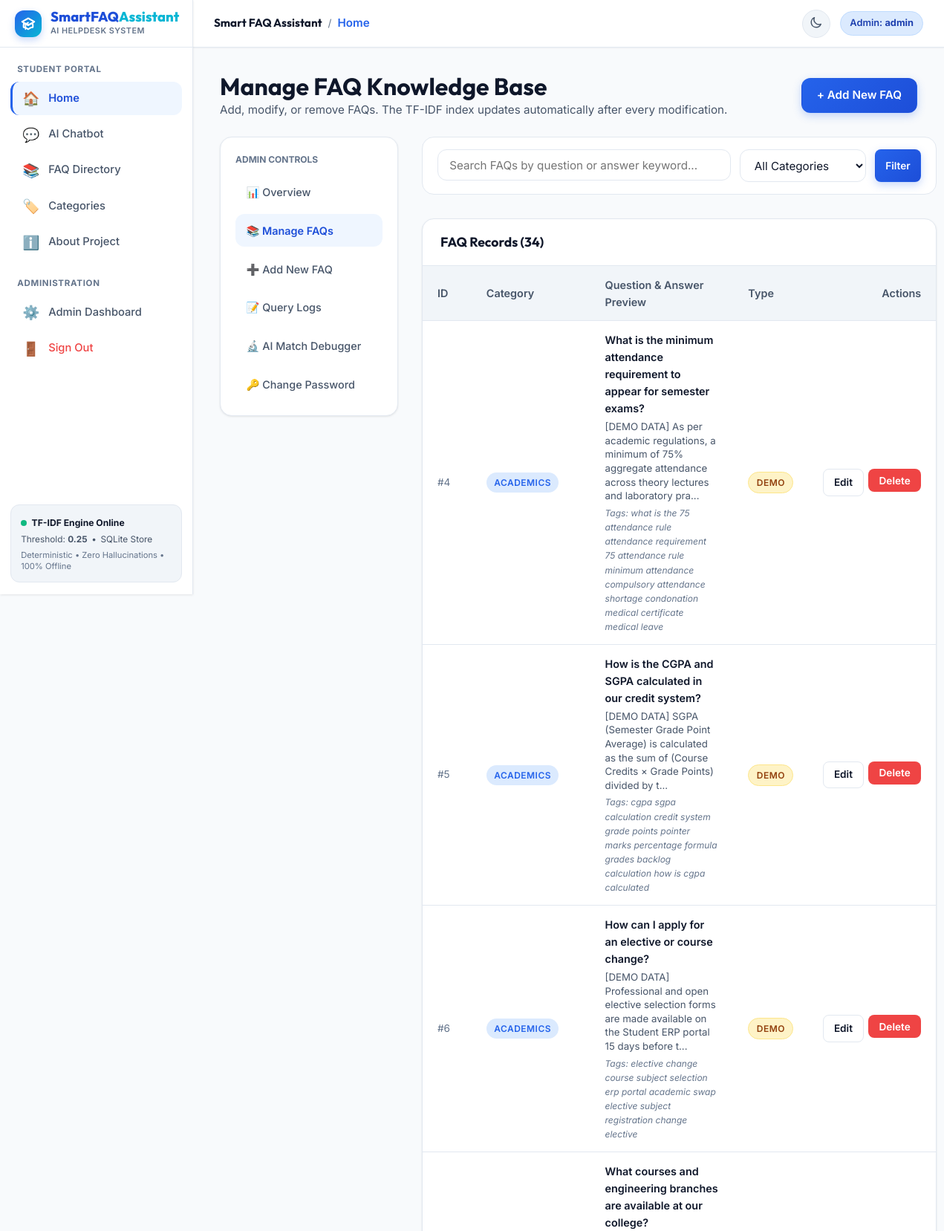
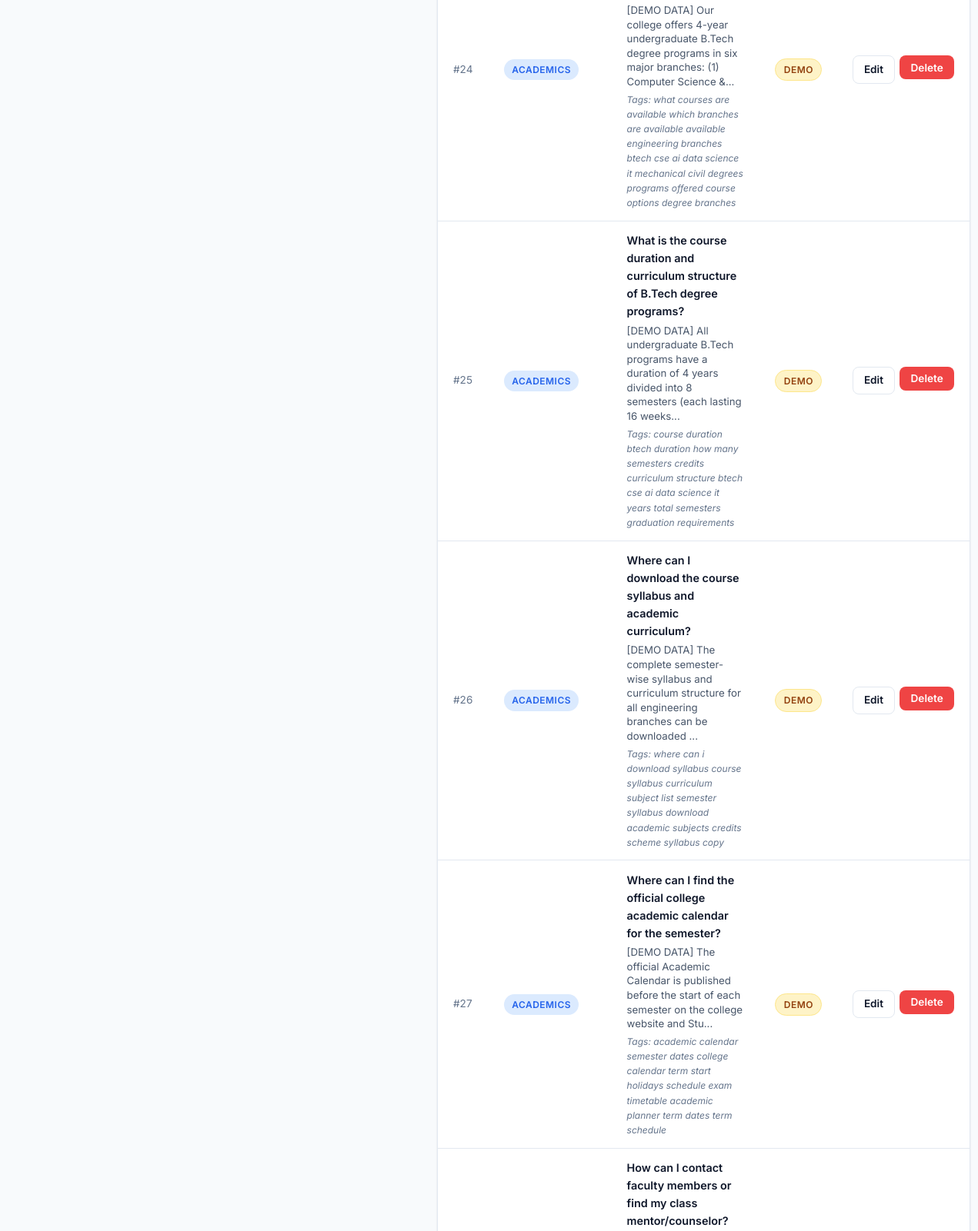
The app's page /admin/faqs (signed in, upper part) with its own data (2 pictures, top to bottom).
### tables this page shows
CREATE TABLE faqs (
            id INTEGER PRIMARY KEY AUTOINCREMENT,
            question TEXT NOT NULL,
            answer TEXT NOT NULL,
            category TEXT NOT NULL,
            keywords TEXT DEFAULT '',
            is_demo INTEGER DEFAULT 1,
            created_at TIMESTAMP DEFAULT CURRENT_TIMESTAMP,
            updated_at TIMESTAMP DEFAULT CURRENT_TIMESTAMP
        );

### app.py (the view)
@app.route("/admin/faqs")
@admin_required
def admin_faqs():
    category = request.args.get("category", "")
    search = request.args.get("q", "")
    faq_list = get_all_faqs(category=category, search=search)
    return render_template(
        "admin_faqs.html",
        faqs=faq_list,
        categories=VALID_CATEGORIES,
        current_category=category,
        current_search=search
    )

### app.py (called while the page is built)
def admin_required(f):
    @wraps(f)
    def decorated_function(*args, **kwargs):
        if not session.get("is_admin"):
            flash("Please sign in as administrator to access this area.", "warning")
            return redirect(url_for("admin_login", next=request.url))
        return f(*args, **kwargs)
    return decorated_function

### database.py (called while the page is built)
def get_db(db_path=None):
    target_path = db_path or os.environ.get("DATABASE_PATH", DB_FILE)
    conn = sqlite3.connect(target_path)
    conn.row_factory = sqlite3.Row
    conn.execute("PRAGMA foreign_keys = ON;")
    return conn

def get_all_faqs(category=None, search=None, db_path=None):
    conn = get_db(db_path)
    try:
        cursor = conn.cursor()
        query = "SELECT * FROM faqs WHERE 1=1"
        params = []
        if category and category.strip() and category.lower() != "all":
            query += " AND category = ?"
            params.append(category.strip())
        if search and search.strip():
            query += " AND (question LIKE ? OR answer LIKE ? OR keywords LIKE ?)"
            like_term = f"%{search.strip()}%"
            params.extend([like_term, like_term, like_term])
        query += " ORDER BY category ASC, id ASC"
        cursor.execute(query, params)
        rows = [dict(row) for row in cursor.fetchall()]
        return rows
    except sqlite3.OperationalError:
        return []
    finally:
        conn.close()

### templates/admin_faqs.html (shortened to what this page needs)
{% extends "base.html" %}
{% block content %}
<div style="display: flex; align-items: center; justify-content: space-between; margin-bottom: 1.5rem; flex-wrap: wrap; gap: 1rem;">
  <div>
    <h1 style="font-size: 2rem;">Manage FAQ Knowledge Base</h1>
    <p style="color: var(--text-secondary); font-size: 0.95rem;">
      Add, modify, or remove FAQs. The TF-IDF index updates automatically after every modification.
    </p>
  </div>
  <a href="{{ url_for('admin_add_faq') }}" class="btn btn-primary">
    + Add New FAQ
  </a>
</div>
<div class="admin-layout">
  <aside class="admin-sidebar">
    <div style="font-size: 0.75rem; font-weight: 700; text-transform: uppercase; color: var(--text-muted); margin-bottom: 0.75rem;">
      Admin Controls
    </div>
    <ul class="admin-nav">
      <li><a href="{{ url_for('admin_dashboard') }}" class="admin-nav-link"><span>📊 Overview</span></a></li>
      <li><a href="{{ url_for('admin_faqs') }}" class="admin-nav-link active"><span>📚 Manage FAQs</span></a></li>
      <li><a href="{{ url_for('admin_add_faq') }}" class="admin-nav-link"><span>➕ Add New FAQ</span></a></li>
      <li><a href="{{ url_for('admin_logs') }}" class="admin-nav-link"><span>📝 Query Logs</span></a></li>
      <li><a href="{{ url_for('admin_debug') }}" class="admin-nav-link"><span>🔬 AI Match Debugger</span></a></li>
      <li><a href="{{ url_for('admin_password') }}" class="admin-nav-link"><span>🔑 Change Password</span></a></li>
    </ul>
  </aside>
  <div class="admin-main">
    <div style="background: var(--bg-surface); border: 1px solid var(--border-subtle); border-radius: var(--radius-lg); padding: 1rem 1.25rem;">
      <form method="GET" action="{{ url_for('admin_faqs') }}" style="display: flex; gap: 0.75rem; flex-wrap: wrap;">
        <div style="flex: 1; min-width: 200px;">
          <input
            type="text"
            name="q"
            class="form-control"
            placeholder="Search FAQs by question or answer keyword..."
            value="{{ current_search }}"
          >
        </div>
        <div style="min-width: 170px;">
          <select name="category" class="form-select">
            <option value="">All Categories</option>
          </select>
        </div>
        <button type="submit" class="btn btn-primary btn-sm">Filter</button>
      </form>
    </div>
    <div class="table-card">
      <div class="table-header">
        <h3 style="font-size: 1.1rem;">FAQ Records ({{ faqs | length }})</h3>
      </div>
      {% if faqs %}
        <div class="data-table-wrapper">
          <table class="data-table">
            <thead>
              <tr>
                <th style="width: 50px;">ID</th>
                <th style="width: 110px;">Category</th>
                <th>Question &amp; Answer Preview</th>
                <th style="width: 90px;">Type</th>
                <th style="width: 130px; text-align: right;">Actions</th>
              </tr>
            </thead>
            <tbody>
              {% for faq in faqs %}
                <tr>
                  <td style="color: var(--text-muted); font-size: 0.85rem;">#{{ faq.id }}</td>
                  <td>
                    <span class="badge cat-tag-{{ faq.category }}">{{ faq.category }}</span>
                  </td>
                  <td>
                    <div style="font-weight: 600; margin-bottom: 0.25rem;">{{ faq.question }}</div>
                    <div style="font-size: 0.83rem; color: var(--text-secondary); line-height: 1.4;">
                      {{ faq.answer[:120] }}{% if faq.answer|length > 120 %}...{% endif %}
                    </div>
                    {% if faq.keywords %}
                      <div style="font-size: 0.75rem; color: var(--text-muted); margin-top: 0.25rem;">
                        <em>Tags: {{ faq.keywords }}</em>
                      </div>
                    {% endif %}
                  </td>
                  <td>
                    {% if faq.is_demo %}
                      <span class="badge badge-demo">Demo</span>
                    {% else %}
                      <span class="badge badge-resolved">Live</span>
                    {% endif %}
                  </td>
                  <td style="text-align: right;">
                    <div style="display: inline-flex; gap: 0.4rem;">
                      <a href="{{ url_for('admin_edit_faq', faq_id=faq.id) }}" class="btn btn-secondary btn-sm" title="Edit FAQ">
                        Edit
                      </a>
                      <form method="POST" action="{{ url_for('admin_delete_faq', faq_id=faq.id) }}" style="display: inline;" onsubmit="return confirm('Are you sure you want to delete this FAQ?');">
                        <button type="submit" class="btn btn-danger btn-sm" title="Delete FAQ">
                          Delete
                        </button>
                      </form>
                    </div>
                  </td>
                </tr>
              {% endfor %}
            </tbody>
          </table>
        </div>
      {% else %}
        <div style="padding: 3rem; text-align: center; color: var(--text-muted);">
          No FAQs match your search or filter.
        </div>
      {% endif %}
    </div>
  </div>
</div>
{% endblock %}

### records on screen
faqs: id "4", category "ACADEMICS", question "What is the minimum attendance requirement to appear for semester exams?", answer "[DEMO DATA] As per academic regulations, a minimum of 75% aggregate attendance across theory lectures and laboratory pra", keywords "what is the 75 attendance rule attendance requirement 75 attendance rule minimum attendance compulsory attendance shortage condonation medical certificate medical leave", is_demo "DEMO"
faqs: id "5", category "ACADEMICS", question "How is the CGPA and SGPA calculated in our credit system?", answer "[DEMO DATA] SGPA (Semester Grade Point Average) is calculated as the sum of (Course Credits × Grade Points) divided by t", keywords "cgpa sgpa calculation credit system grade points pointer marks percentage formula grades backlog calculation how is cgpa calculated", is_demo "DEMO"
faqs: id "6", category "ACADEMICS", question "How can I apply for an elective or course change?", answer "[DEMO DATA] Professional and open elective selection forms are made available on the Student ERP portal 15 days before t", keywords "elective change course subject selection erp portal academic swap elective subject registration change elective", is_demo "DEMO"
faqs: id "24", category "ACADEMICS", question "What courses and engineering branches are available at our college?", answer "[DEMO DATA] Our college offers 4-year undergraduate B.Tech degree programs in six major branches: (1) Computer Science &", keywords "what courses are available which branches are available available engineering branches btech cse ai data science it mechanical civil degrees programs offered course options degree branches", is_demo "DEMO"
faqs: id "25", category "ACADEMICS", question "What is the course duration and curriculum structure of B.Tech degree programs?", answer "[DEMO DATA] All undergraduate B.Tech programs have a duration of 4 years divided into 8 semesters (each lasting 16 weeks", keywords "course duration btech duration how many semesters credits curriculum structure btech cse ai data science it years total semesters graduation requirements", is_demo "DEMO"
faqs: id "26", category "ACADEMICS", question "Where can I download the course syllabus and academic curriculum?", answer "[DEMO DATA] The complete semester-wise syllabus and curriculum structure for all engineering branches can be downloaded", keywords "where can i download syllabus course syllabus curriculum subject list semester syllabus download academic subjects credits scheme syllabus copy", is_demo "DEMO"
faqs: id "27", category "ACADEMICS", question "Where can I find the official college academic calendar for the semester?", answer "[DEMO DATA] The official Academic Calendar is published before the start of each semester on the college website and Stu", keywords "academic calendar semester dates college calendar term start holidays schedule exam timetable academic planner term dates term schedule", is_demo "DEMO"
faqs: question "How can I contact faculty members or find my class mentor/counselor?"

### other values on screen
{{ threshold if threshold is defined else '0.25' }} "0.25"
{{ session.get('admin_username', 'admin') }} "admin"
{{ faqs | length }} "34"
